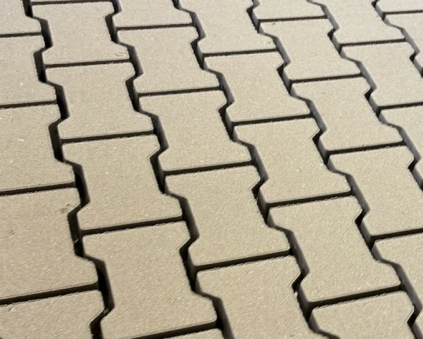
#> input picture kostka.PNG, 423 x 339 px
$ python main.py
#> lines starting #> are read from the running program, lines starting #| are printed output that depends on the picture; after the words box and inside, x2 and y2 are one past the last pixel; in counts of white or black regions, pixels touching at a corner belong together
import cv2
import os
import numpy as np


# [170 lines left out: functions zad1, zad2, zad3, zad4, zad5, zad6, not called in this run]


def zad7():
    img = cv2.imread('kostka.PNG')
#> img is the input picture: shape (339, 423, 3); mean B, G, R 148.6, 169.8, 179.8

    height, width = img.shape[:2]
#> height = 339; width = 423
    scale = 300 / width
#> scale = 0.709
    new_height = int(height * scale)
#> new_height = 240
    resized_img = cv2.resize(img, (300, new_height))
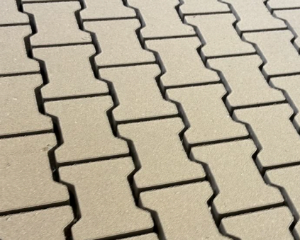
#> resized_img: shape (240, 300, 3); mean B, G, R 148.5, 169.7, 179.7

    gray = cv2.cvtColor(resized_img, cv2.COLOR_BGR2GRAY)
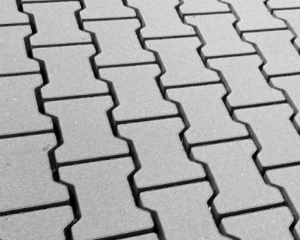
#> gray: shape (240, 300); min 0, max 228, mean 170.2
    _, thresh = cv2.threshold(gray, 140, 255, cv2.THRESH_BINARY)
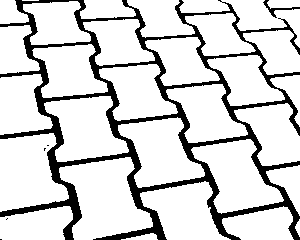
#> thresh: shape (240, 300); 83.3% white; 6 black regions (4 under 20 px)

    contours, _ = cv2.findContours(thresh, cv2.RETR_EXTERNAL, cv2.CHAIN_APPROX_SIMPLE)
#> contours = 30 contours, 1 with area under 20; largest, box (x1, y1, x2, y2) and area: (59, 157, 153, 240) 4676, (0, 133, 69, 212) 3802, (191, 139, 284, 214) 3586, (118, 117, 205, 188) 3448, (44, 96, 129, 162) 3402

    annotated_img = resized_img.copy()

    output_folder = "kostki"
    os.makedirs(output_folder, exist_ok=True)

    min_area = 500
    max_area = 5000

    widths = []
    heights = []

    index = 1

    for contour in contours:
        area = cv2.contourArea(contour)
        if area < min_area or area > max_area:
            continue

        x, y, w, h = cv2.boundingRect(contour)

        widths.append(w)
        heights.append(h)

        cv2.rectangle(annotated_img, (x, y), (x + w, y + h), (255, 0, 0), 2)
        label = f"{w}x{h}px"
        cv2.putText(annotated_img, label, (x, y - 5), cv2.FONT_HERSHEY_SIMPLEX, 0.4, (0, 255, 0), 1)

        cut_tile = resized_img[y:y + h, x:x + w]
        filename = os.path.join(output_folder, f'kostka_{index:02d}.png')
        cv2.imwrite(filename, cut_tile)

        index += 1
#> this loop made 30 passes
#> (area, x, y, w, h, label) on passes 3 to 14: (1719, 222, 206, 72, 34, '72x34px'), (1856.5, 0, 206, 73, 34, '73x34px'), (3093.5, 140, 181, 91, 59, '91x59px'), (749.5, 266, 165, 34, 51, '34x51px'), (4676.5, 59, 157, 94, 83, '94x83px'), (3586, 191, 139, 93, 75, '93x75px'), (3801.5, 0, 133, 69, 79, '69x79px'), (3448.5, 118, 117, 87, 71, '87x71px'), (2500.5, 234, 103, 66, 63, '66x63px'), (3402, 44, 96, 85, 66, '85x66px'), (2657, 166, 84, 82, 59, '82x59px'), (524.5, 270, 75, 30, 52, '30x52px')
#> area on passes 1, 2, 25, 30: 107.5, 35, 209.5, 462.5
#> pass 3, in zad7, `cut_tile = resized_img[y:y + h, x:x + w]`:
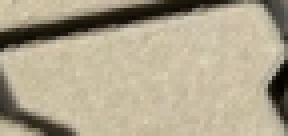
#> cut_tile: shape (34, 72, 3) (shown 4 times larger); mean B, G, R 141.5, 164.5, 174.8
#> after the loop:
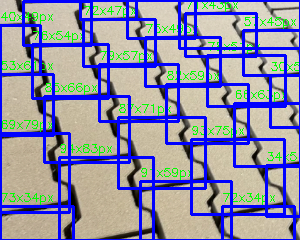
#> annotated_img: shape (240, 300, 3); mean B, G, R 169.6, 141.4, 141.3
#> after the loop, heights = 25 values, max 83 at index 4, min 19 at index 24, mean 53.24; index = 26; widths = 25 values, max 121 at index 22, min 30 at index 11, mean 71.6

    if widths and heights:
        print("\n=== RAPORT ===")
        print(f"Liczba wykrytych kostek: {len(widths)}")
#| Liczba wykrytych kostek: 25
        print(f"Średnia szerokość: {np.mean(widths):.2f} px")
#| Średnia szerokość: 71.60 px
        print(f"Średnia wysokość: {np.mean(heights):.2f} px")
#| Średnia wysokość: 53.24 px
        print(f"Minimalny rozmiar: {min(widths)}x{min(heights)} px")
#| Minimalny rozmiar: 30x19 px
        print(f"Maksymalny rozmiar: {max(widths)}x{max(heights)} px")
#| Maksymalny rozmiar: 121x83 px
    else:
        print("Nie wykryto żadnych kostek spełniających kryteria.")

# [6 lines of commented-out code are left out]
zad7()
